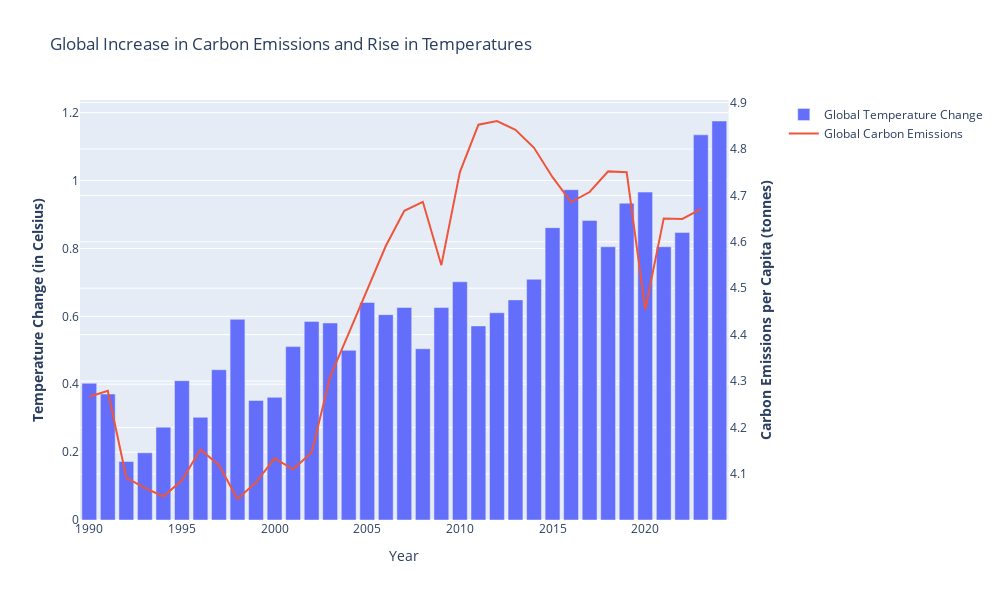

Here is the notebook cell this chart was saved with:
### Code cell
import plotly.graph_objects as go
from plotly.subplots import make_subplots

# Create figure with secondary y-axis
fig = make_subplots(specs=[[{"secondary_y": True}]])

# Add traces
fig.add_trace(
    go.Bar(x=global_temp_yearly_1990.index, y=global_temp_yearly_1990["Mean"], name="Global Temperature Change"),
    secondary_y=False,
)

fig.add_trace(
    go.Scatter(x=global_emissions_1990["Year"], y=global_emissions_1990["emissions_total_per_capita"], name="Global Carbon Emissions"),
    secondary_y=True,
)

# Add figure title
fig.update_layout(
    title_text="Global Increase in Carbon Emissions and Rise in Temperatures",
    width=1000,
    height=600
)

# Set x-axis title
fig.update_xaxes(title_text="Year")

# Set y-axes titles
fig.update_yaxes(title_text="<b>Temperature Change (in Celsius)</b>", secondary_y=False)
fig.update_yaxes(title_text="<b>Carbon Emissions per Capita (tonnes)</b>", secondary_y=True)

fig.show()

### Figure 1 — Plotly figure (JSON) as saved in the notebook; plotly's stock layout.template omitted (floating-point values rounded to 4 significant figures)
{"data": [{"name": "Global Temperature Change", "type": "bar", "x": [1990, 1991, 1992, 1993, 1994, 1995, 1996, 1997, 1998, 1999, 2000, 2001, 2002, 2003, 2004, 2005, 2006, 2007, 2008, 2009, 2010, 2011, 2012, 2013, 2014, 2015, 2016, 2017, 2018, 2019, 2020, 2021, 2022, 2023, 2024], "xaxis": "x", "y": [0.4028, 0.3711, 0.1724, 0.1978, 0.2734, 0.4105, 0.3025, 0.4428, 0.5912, 0.3522, 0.3614, 0.5109, 0.5851, 0.5804, 0.4999, 0.6409, 0.605, 0.6263, 0.5045, 0.6259, 0.7018, 0.5718, 0.6105, 0.6484, 0.7094, 0.8613, 0.9731, 0.8826, 0.8051, 0.9335, 0.966, 0.8051, 0.8473, 1.135, 1.175], "yaxis": "y"}, {"name": "Global Carbon Emissions", "type": "scatter", "x": [1990, 1991, 1992, 1993, 1994, 1995, 1996, 1997, 1998, 1999, 2000, 2001, 2002, 2003, 2004, 2005, 2006, 2007, 2008, 2009, 2010, 2011, 2012, 2013, 2014, 2015, 2016, 2017, 2018, 2019, 2020, 2021, 2022, 2023], "xaxis": "x", "y": [4.266, 4.279, 4.092, 4.07, 4.051, 4.086, 4.152, 4.119, 4.046, 4.082, 4.133, 4.11, 4.146, 4.31, 4.403, 4.496, 4.591, 4.667, 4.686, 4.55, 4.75, 4.852, 4.86, 4.841, 4.802, 4.739, 4.686, 4.707, 4.752, 4.75, 4.454, 4.65, 4.649, 4.67], "yaxis": "y2"}], "layout": {"height": 600, "title": {"text": "Global Increase in Carbon Emissions and Rise in Temperatures"}, "width": 1000, "xaxis": {"anchor": "y", "autorange": true, "domain": [0, 0.94], "range": [1990.0, 2024.0], "title": {"text": "Year"}, "type": "linear"}, "yaxis": {"anchor": "x", "autorange": true, "domain": [0, 1], "range": [0, 1.237], "title": {"text": "<b>Temperature Change (in Celsius)</b>"}, "type": "linear"}, "yaxis2": {"anchor": "x", "autorange": true, "overlaying": "y", "range": [4.001, 4.906], "side": "right", "title": {"text": "<b>Carbon Emissions per Capita (tonnes)</b>"}, "type": "linear"}}}
